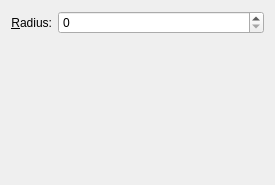
<ui version="4.0" >
 <class>KWin::LookingGlassEffectConfigForm</class>
 <widget class="QWidget" name="KWin::LookingGlassEffectConfigForm" >
  <property name="geometry" >
   <rect>
    <x>0</x>
    <y>0</y>
    <width>275</width>
    <height>185</height>
   </rect>
  </property>
  <layout class="QGridLayout" name="gridLayout" >
   <item row="1" column="0" colspan="2" >
    <widget class="KWin::GlobalShortcutsEditor" native="1" name="editor" />
   </item>
   <item row="0" column="0" >
    <widget class="QLabel" name="label" >
     <property name="text" >
      <string>&amp;Radius:</string>
     </property>
     <property name="alignment" >
      <set>Qt::AlignRight|Qt::AlignTrailing|Qt::AlignVCenter</set>
     </property>
     <property name="buddy" >
      <cstring>radiusSpin</cstring>
     </property>
    </widget>
   </item>
   <item row="0" column="1" >
    <widget class="KIntSpinBox" name="radiusSpin" >
     <property name="sizePolicy" >
      <sizepolicy vsizetype="Fixed" hsizetype="Expanding" >
       <horstretch>0</horstretch>
       <verstretch>0</verstretch>
      </sizepolicy>
     </property>
     <property name="maximum" >
      <number>500</number>
     </property>
    </widget>
   </item>
  </layout>
 </widget>
 <customwidgets>
  <customwidget>
   <class>KIntSpinBox</class>
   <extends>QSpinBox</extends>
   <header>knuminput.h</header>
  </customwidget>
  <customwidget>
   <class>KWin::GlobalShortcutsEditor</class>
   <extends>QWidget</extends>
   <header location="global" >kwineffects.h</header>
   <container>1</container>
  </customwidget>
 </customwidgets>
 <resources/>
 <connections/>
</ui>
